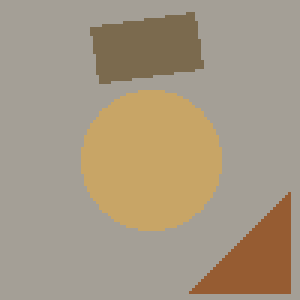
#> input picture ImagenesEjemplos/example_1.bmp, 100 x 100 px (shown 3 times larger)
$ python Main.py
#> lines starting #> are read from the running program, lines starting #| are printed output that depends on the picture; after the words box and inside, x2 and y2 are one past the last pixel; in counts of white or black regions, pixels touching at a corner belong together
### LecturaImagenes.py
from PIL import Image
from math import sqrt
import cv2

class LecturaImagenes():
    '''
    Clase implementada para la lectura y procesamiento de la imagen.
    '''

def solicitarImagenYPasarlaAMatriz():
    '''
    Funcion que solicita la ruta de la imagen y la pasa a una matriz.
    :return: matriz con la imagen.
    '''
    print("Bienvenido a nuestro programa de detección de figuras dentro de una imagen")
    print("Inserte el path de su imagen incluyendo su nombre y la terminación correspondiente al tipo")
    PathImagen = input()#recibimos el path
#> the answer given: ImagenesEjemplos/example_1.bmp
    imagenGuardada = Image.open(PathImagen)
#> imagenGuardada is the input picture: PIL image 100x100 RGB; mean R, G, B 166.6, 152.4, 130.8
    return imagenGuardada

def aislarFigura(color_figura, color_fondo, imagen):
    '''
    Funcion que aisla la figura de la imagen, para asi obtener las diferentes figuras que se encuentren en ella.
    :param color_figura: color de la figura que se desea aislar.
    :param color_fondo: color del fondo de la imagen.
    :param imagen: imagen a la que se le desea aislar la figura.
    :return: imagen con la figura aislada.
    '''
    imagen_auxiliar = imagen.copy()
    color_fondo_original = tuple(color_fondo.split(","))
    color_figura_original = tuple(color_figura.split(","))
    for x in range(imagen_auxiliar.width):
        for y in range(imagen_auxiliar.height):
            coordenada = (x,y)
            pixel = imagen_auxiliar.getpixel(coordenada)
            rgb = ""
            for elemento in pixel:
                rgb+=str(elemento)+","
            rgb = rgb.rstrip(rgb[-1])
            if(rgb !=color_figura):
                imagen_auxiliar.putpixel(coordenada, (int(color_fondo_original[0]), int(color_fondo_original[1]), int(color_fondo_original[2])))
    for x in range(imagen_auxiliar.width):
        for y in range(imagen_auxiliar.height):
            coordenada = (x,y)
            pixel = imagen_auxiliar.getpixel(coordenada)
            rgb = ""
            for elemento in pixel:
                rgb+=str(elemento)+","
            rgb = rgb.rstrip(rgb[-1])
            if(rgb !=color_figura):
                imagen_auxiliar.putpixel(coordenada, (0, 0, 0))
            else:
                imagen_auxiliar.putpixel(coordenada,(255,255,255))
    return imagen_auxiliar

def transformacion_imagen_opencv(imagen_path):
    '''
    Funcion que transforma la imagen a una imagen que pueda ser leida por opencv.
    :param imagen_path: path de la imagen a transformar.
    :return: imagen transformada.
    '''
    imagen = cv2.imread(imagen_path)
    return imagen

def encuentra_contorno(imagen):
    '''
    Funcion que encuentra los contornos de la imagen.
    :param imagen: imagen a la que se le desea encontrar los contornos.
    :return: contornos encontrados.
    '''
    imagen_blur = cv2.bilateralFilter(imagen,9,75,75)
    canny = cv2.Canny(imagen_blur, 800 , 1000)
    contornos,_ = cv2.findContours(canny,cv2.RETR_EXTERNAL, cv2.CHAIN_APPROX_NONE)
    return contornos

def agrandar(imagen):
    '''
    Funcion que aumenta el tamaño de nuestra imagen.
    :param imagen: imagen a la que se le desea aumentar el tamaño.
    :return: imagen con el nuevo tamaño.
    '''
    porcentaje_de_escala = 500
    ancho = int(imagen.shape[1] * porcentaje_de_escala / 100)
    largo = int(imagen.shape[0] * porcentaje_de_escala / 100)
    dimension = (ancho, largo)
    imagen_grande = cv2.resize(imagen, dimension, interpolation = cv2.INTER_AREA)
    return imagen_grande

def obtener_vertices(contornos, imagen_control, color_figura):
    '''
    Funcion que obtiene los vertices de la figura usando la implemetnacion de opencv para obtener los contornos.
    :param contornos: contornos de la figura.
    :param imagen_control: imagen de control.
    :param color_figura: color de la figura.
    :return: vertices de la figura.
    '''
    vertices = 0
    for contorno in contornos:
        M = cv2.moments(contorno)
        if M['m00']!=0:
            centro_x = int(M['m10']/M['m00'])
            centro_y = int(M['m01']/M['m00'])
            coordenada = (centro_x,centro_y)
            pixel = imagen_control.getpixel(coordenada)
            rgb = ""
            for elemento in pixel:
                rgb+=str(elemento)+","
            rgb = rgb.rstrip(rgb[-1])
            distancias_contorno = []
            if(rgb == "255,255,255"):
                vertices_local = 0
                for elemento in contorno:
                    contorno_x = elemento[0][0]
                    contorno_y = elemento[0][1]
                    distancia = sqrt(((centro_x-contorno_x)*(centro_x-contorno_x))+((centro_y-contorno_y)*(centro_y-contorno_y)))
                    distancias_contorno.append(distancia)
                vertices = set()
                for i in range(120,len(distancias_contorno)*2):
                    i = i%len(distancias_contorno)
                    flag = False
                    for j in range(0,120):
                        j = j%len(distancias_contorno)
                        if distancias_contorno[i-j]>distancias_contorno[i-60]:
                            flag = True
                    for j in range(120,60,-1):
                        j = j%len(distancias_contorno)
                        if distancias_contorno[i-j]>distancias_contorno[i-60]:
                            flag = True
                    if flag == False and not(i-60 in vertices):
                        vertices_local+=1
                        vertices.add(i-60)
                vertices = vertices_local
    return vertices

def tipo_de_figura(vertices):
    '''
    Funcion que clasifica el tipo de figura al que pertenecen de acuerdo a su número de vértices.
    :param vertices: numero de vertices encontrados en cada figura .
    :return: tipo de figura de la que estamos trabajando.
    '''
    figura = "X"
    if(vertices == 0 or vertices >= 7):
        figura = "O"
    elif vertices == 3:
        figura = "T"
    elif vertices == 4:
        figura = "C"
    return figura

### colores.py
class Colores:
    '''
    Clase implementada para el escaneo de colores dentro de nuestra imagen.
    '''


def escaneoDeColores(imagen):
    '''
    Funcion que encuentra los colores presentes en la imagen (correspondientes a las figuras) y el color del fondo.
    :param imagen: imagen a la que se le desea encontrar sus colores.
    :return: colores de las figuras y el color de fondo.
    '''
    colores = set()
    fondo = ""
    for x in range(imagen.width):
        for y in range(imagen.height):
            coordenada = x,y
            pixel = imagen.getpixel(coordenada);
            rgb = ""
            for elemento in pixel:
                rgb+=str(elemento)+","
            rgb = rgb.rstrip(rgb[-1])
            if (x==0 and y==0):
                fondo = rgb
            elif(rgb!=fondo):
                colores.add(rgb)
#> after the loop, colores = 3 items
    return colores, fondo

def hexadecimal(numero):
    '''
    Funcion que convierte el valor en RGB a hexadecimal.
    :param numero: valor del color en RGB.
    :return: valor del color en hexadecimal.
    '''
    decimal = numero.split(",")
    hexa = ""
    for elemento in decimal:
        num = int(elemento)
        num = hex(num)
        num = num[2:]
        hexa+=num
    ans = hexa.upper()
    return ans

### Main.py
import LecturaImagenes
import colores
from PIL import Image


if __name__ == '__main__':
    '''
    Funcion principal del programa con la cual implementamos la lectura de la imagen y el procesamiento de la misma.
    '''
    imagen_fuente = LecturaImagenes.solicitarImagenYPasarlaAMatriz()
    colores_fuente, fondo_fuente = colores.escaneoDeColores(imagen_fuente)
#> colores_fuente = 3 items; fondo_fuente = '164,159,150'
    colores_fuente = list(colores_fuente)
#> colores_fuente = ['200,165,102', '123,106,78', '150,92,50']
    for color in colores_fuente:
        figura_aislada = LecturaImagenes.aislarFigura(color, fondo_fuente, imagen_fuente)
#> after the loop in aislarFigura, `for x in range(imagen_auxiliar.width):`:
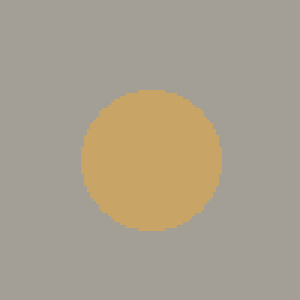
#> imagen_auxiliar: PIL image 100x100 RGB (shown 3 times larger); mean R, G, B 170.2, 160, 141.7
#> after the loop in aislarFigura, `for x in range(imagen_auxiliar.width):`:
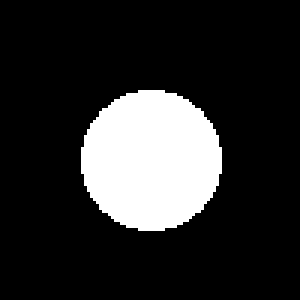
#> imagen_auxiliar: PIL image 100x100 RGB (shown 3 times larger); 17.3% white; 1 white region, box (x1, y1, x2, y2) and area: (27, 30, 74, 77) 1733
        #figura_aislada.show()
        figura_aislada.save(f"{color}.jpg")
        figura_aisladaBN = LecturaImagenes.transformacion_imagen_opencv(f"{color}.jpg")
        figura_aislada_grande = LecturaImagenes.agrandar(figura_aisladaBN)
        figuraContorneada = LecturaImagenes.encuentra_contorno(figura_aislada_grande)
#> in encuentra_contorno, `canny = cv2.Canny(imagen_blur, 800 , 1000)`:
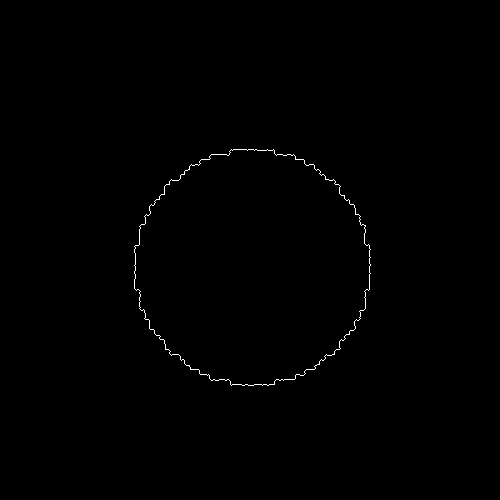
#> canny: shape (500, 500); 0.33% white in thin lines or dots, all inside (x1, y1, x2, y2) = (134, 149, 371, 386)
#> in encuentra_contorno, `contornos,_ = cv2.findContours(canny,cv2.RETR_EXTERNAL, cv2.CHAIN_APPR..`: contornos = 1 contour; box (x1, y1, x2, y2) and area: (134, 149, 371, 386) 43319
#> figuraContorneada has the same summary as contornos in encuentra_contorno
        imagen_control = Image.fromarray(figura_aislada_grande)
        vertices_figura = LecturaImagenes.obtener_vertices(figuraContorneada, imagen_control, color)
#> the loop in obtener_vertices, `for contorno in contornos:` made 1 pass
#> (centro_x, centro_y, rgb, vertices) on pass 1: (251, 266, '255,255,255', 7)
#> after the loop in obtener_vertices, `for contorno in contornos:`: i = 823; j = 61
#> vertices_figura = 7
        hex_color = colores.hexadecimal(color)
#> hex_color = 'C8A566'
        figura_final = LecturaImagenes.tipo_de_figura(vertices_figura)
#> figura_final = 'O'
        print(f"{hex_color} = {figura_final}")
#| C8A566 = O
